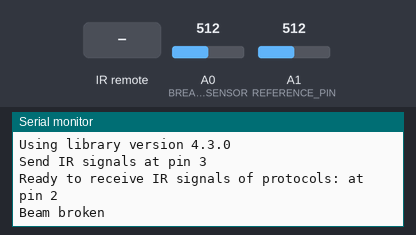
Simulated run of this sketch. Board: Arduino Uno, built with avr-gcc and run on an emulated ATmega328P. On the bench: the last lines printed to the serial monitor. Inputs (shaded band) come from the test bench; at power-on: A0 (BREAK_BEAM_SENSOR) = 512, A1 (REFERENCE_PIN) = 512.

Above: at 4.2 s.
4.3 s: infrared code 0xF0 received
At 5.5 s:
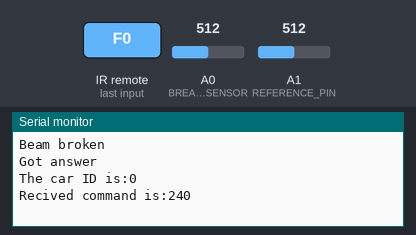
5.8 s: infrared code 0xF1 received
At 6.6 s:
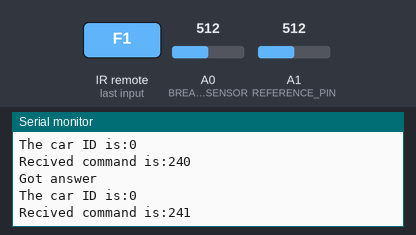

Measured:
- after the input at 4.3 s, the serial monitor: prints a new line at once (image 1)
- after the input at 5.8 s, the serial monitor: prints a new line at once (image 2)

The sketch:

LapTimer_Arduino.ino
```cpp
/*
* Program to messure lap time for cars passing a break beam
* The program uses a IR reciver to recive a ID from the car
* in order to track the lap time for multiple cars
*/
#define DECODE_NEC  // We want to decode NEC protocol

#define IR_RECEIVE_PIN 2  // Pin for IR receiver
#define IR_SEND_PIN 3   // Pin for IR sender

#include <IRremote.hpp>

#define DEVICE_ID 200  // ID of the device, used to identify the sender

#define COMMAND_IDENTIFY 0xF0     // Command for telling the robot to identify itself
#define COMMAND_TOL_STATION 0xF1  // Command for telling the robot it's at a tol station

#define COMMAND_OPEN 0x01  // Command for telling the tol station to open the gate
#define COMMAND_IDENTIFYING 0x02 // Command for answering the identify command

#define BREAK_BEAM_SENSOR A0  // Pin for break beam sensor
#define REFERENCE_PIN A1      // Pin for the refrence potmeter

#define ANSER_TIMEOUT 500  // Time between transmissions

#define BREAKBEEK_TIMEOUT 1000 // Time between each break beam detection, the car neads time to pass the beam

enum state { ON, OFF }; // Enum for timer state
state timerState = ON;  // Set initial state to OFF

int IDList[10] = { 1, 2, 3, 4, 5, 6, 7, 8, 9, 53 };  // List of car IDs
unsigned long timeList[10] = { 0 };                  // List of times for each car

unsigned long lastBreak = 0;
bool oldState = false;

int lastCarID; // ID of the last car to pass the beam

bool awaitingAnswer = false;
unsigned long lastTransmission = 0;

void setup() {
  Serial.begin(9600);
  delay(3000);

  // Just to know which program is running on my Arduino
  Serial.println(F("START " __FILE__ " from " __DATE__ "\r\nUsing library version " VERSION_IRREMOTE));

  // Print startup message
  Serial.print(F("Send IR signals at pin "));
  Serial.println(IR_SEND_PIN);
  Serial.print(F("Ready to receive IR signals of protocols: "));
  printActiveIRProtocols(&Serial);
  Serial.print(F("at pin "));
  Serial.println(IR_RECEIVE_PIN);

  // Start  IR receiver and sender
  IrReceiver.begin(IR_RECEIVE_PIN);
  IrSender.begin(DISABLE_LED_FEEDBACK);
}

void loop() {
  unsigned long timeNow = millis();
  if (timeNow - lastTransmission > ANSER_TIMEOUT) { // If it's time to send a new command
    IrSender.sendNEC(DEVICE_ID, COMMAND_IDENTIFY, 0);
    lastTransmission = timeNow;
    awaitingAnswer = true;
  }
  if (IrReceiver.decode()) {  // If we have a new IR message
    //IrReceiver.printIRResultShort(&Serial); // Print a short summary of received data

    if (IrReceiver.decodedIRData.protocol == UNKNOWN) {
      Serial.println(F("Received noise or an unknown (or not yet enabled) protocol"));
      // We have an unknown protocol here, print more info
      IrReceiver.printIRResultRawFormatted(&Serial, true);
    }
    Serial.println();
    IrReceiver.resume();  // Enable receiving of the next value

    if (awaitingAnswer && IrReceiver.decodedIRData.address != DEVICE_ID) { // If we are waiting for an answer and the answer is not from ourself
      // Print the answer
      Serial.println("Got answer");
      Serial.print("The car ID is:");
      Serial.println(IrReceiver.decodedIRData.address);

      Serial.print("Recived command is:");
      Serial.println(IrReceiver.decodedIRData.command);
      awaitingAnswer = false;
      // If the answer is an identifying command, update the last car ID
      if(IrReceiver.decodedIRData.command == COMMAND_IDENTIFYING){
        lastCarID = IrReceiver.decodedIRData.address;
      }
    }
  }
  updateBreakBeam();    // check if the break beam is broken
}

void updateBreakBeam() {
  unsigned long timeNow = millis();
  if (analogRead(BREAK_BEAM_SENSOR) < analogRead(REFERENCE_PIN)) {
    oldState = false;
    return;  // Noting detected, return
  } else if (timerState == OFF) {
    return;  // Timer is off, return
  } else if (!oldState && (timeNow - lastBreak > BREAKBEEK_TIMEOUT)) { // If the beam is broken and the debounce time has passed
    oldState = true;
    lastBreak = timeNow;
    Serial.println("Beam broken");
    printTiming();  // Print timing
  }
}

/*
* Function for printing the lap time for the last id recived
*/
void printTiming() {
  if (getIDIndex(lastCarID) != 255) {  // test for invalid id
    unsigned long timeNow = millis();  // Get current time
    Serial.print("Time for car: ");    // Print ID
    Serial.print(lastCarID);
    Serial.print(" is: ");                                                   // Print time
    Serial.println(float(timeNow - timeList[getIDIndex(lastCarID)]) / 1000.0, 1);  // pirnt time as seconds with 1 desimal.
    timeList[getIDIndex(lastCarID)] = timeNow;                               // Update time
  }
}

/*
* Function for getting the index of a ID in the IDList
* Returns index of ID if found, else returns 255
*/
uint8_t getIDIndex(uint8_t ID) {
  for (int i = 0; i < 10; i++) {
    if (ID == IDList[i]) {
      //Serial.println("ID found");
      return i;
    }
  }
  //Serial.println("ID not found");
  return 255;  // ID not found return 255
}
```
